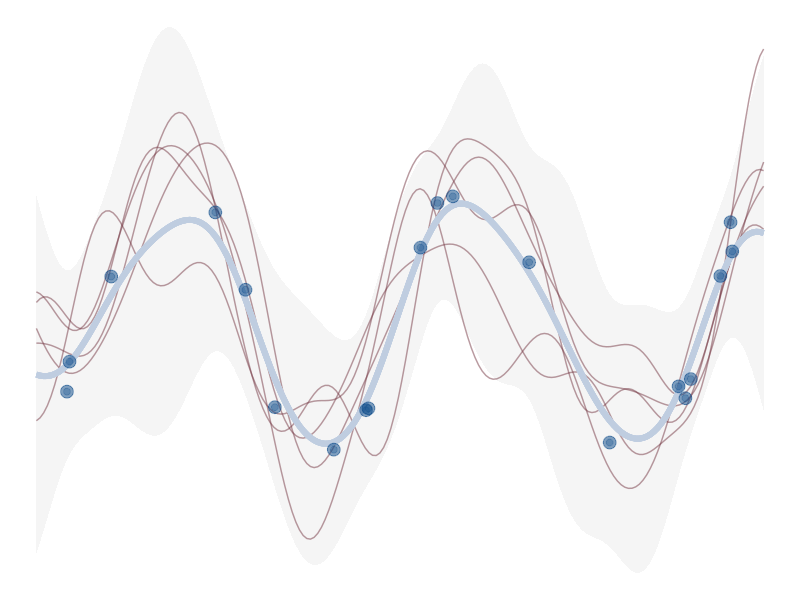

R code for this plot:
## ---- chunk 1
#| label: title-page-plot
#| echo: false
#| message: false
#| bg: transparent

library(tidyverse)
library(glue)

gp_mu = function(x) {
    map_dbl(x, function(x) x = 0)
}

gp_K = function(
    x,
    y = NULL,
    l = 1,
    sigma_f = 1,
    sigma_n = .5) {
    if (!is.null(y)) {
        sigma_f * exp(-(1 / (2 * l^2)) * as.matrix(dist(x, upper = TRUE, diag = TRUE)^2)) +
            sigma_n * diag(length(x))
    } else {
        sigma_f * exp(-(1 / (2 * l^2)) * as.matrix(dist(x, upper = TRUE, diag = TRUE)^2))
    }
}

generate_gp = function(
    n_train = 20,
    y_sd = .1,
    seed = 123
) {
    set.seed(seed)

    X_train = 15 * (runif(n_train) - .5)
    n_train = length(X_train)

    # kept sine function for comparison to noise free result
    y_train = sin(X_train) + rnorm(n = n_train, sd = y_sd)

    X_test = seq(-7.5, 7.5, length = 200)
    n_test = length(X_test)

    data = list(
        X_train = X_train,
        y_train = y_train,
        X_test = X_test
    )
}


plot_gp = function(
    X_train,
    y_train,
    X_test,
    n_prior = 5,
    n_post_pred = 5,
    l = 1,
    sigma_f = 1,
    sigma_n = .25,
    k_eps = 1e-8) {
    n_train = length(X_train)
    n_test = length(X_test)

    Ky = gp_K(
        x = X_train,
        y = y_train,
        l = l,
        sigma_f = sigma_f,
        sigma_n = sigma_n
    )

    # initial matrix
    K_ = gp_K(
        c(X_train, X_test),
        l = l,
        sigma_f = sigma_f,
        sigma_n = sigma_n
    )

    Kstar = K_[1:n_train, (n_train + 1):ncol(K_)] # dim = N x N*
    tKstar = t(Kstar) # dim = N* x N
    Kstarstar = K_[(n_train + 1):nrow(K_), (n_train + 1):ncol(K_)] + # dim = N* x N*
        k_eps * diag(n_test) # the k_eps part is for positive definiteness

    Kyinv = solve(Ky)

    post_mu = gp_mu(X_test) + tKstar %*% Kyinv %*% (y_train - gp_mu(X_train))
    post_K = Kstarstar - tKstar %*% Kyinv %*% Kstar
    s2 = diag(post_K)

    y_pp = data.frame(t(MASS::mvrnorm(n_post_pred, mu = post_mu, Sigma = post_K)))

    pp_data = data.frame(
        x = X_test,
        y = y_pp,
        fmean = post_mu,
        se_lower = post_mu - 2 * sqrt(s2),
        se_upper = post_mu + 2 * sqrt(s2)
    ) %>%
        pivot_longer(starts_with("y"), names_to = "variable")

    gdat = data.frame(
        x = X_test,
        y = y_pp,
        fmean = post_mu,
        se_lower = post_mu - 2 * sqrt(s2),
        se_upper = post_mu + 2 * sqrt(s2)
    ) %>%
        gather(
            key = variable,
            value = value,
            -x,
            -fmean,
            -se_lower,
            -se_upper
        )

    ggplot(aes(x = x, y = value), data = gdat) +
        geom_ribbon(
            aes(ymin = se_lower, ymax = se_upper, group = variable),
            fill = 'gray50',
            alpha = .01
        ) +
        geom_line(aes(group = variable), color = "#75374280") +  # #FF550080
        geom_line(aes(group = variable, y = fmean),
            color = "#BFCDE0",   # #d9edf7
            linewidth = 2
        ) +
        geom_point(
            aes(x = X_train, y = y_train),
            size = 4,
            color = "#084887",  # #0085a1
            alpha = .5,
            data = data.frame(X_train, y_train)
        ) +
        geom_point(
            aes(x = X_train, y = y_train),
            size = 2,
            color = "#084887",  # #0085a1
            alpha = .25,
            data = data.frame(X_train, y_train)
        ) +
        theme_void()
}

data = generate_gp()
p = plot_gp(data$X_train, data$y_train, data$X_test)
# p
ggsave(
    p,
    filename = "img/title-page-gp.svg",
    bg = "transparent",
    width = 8,
    height = 6
)
